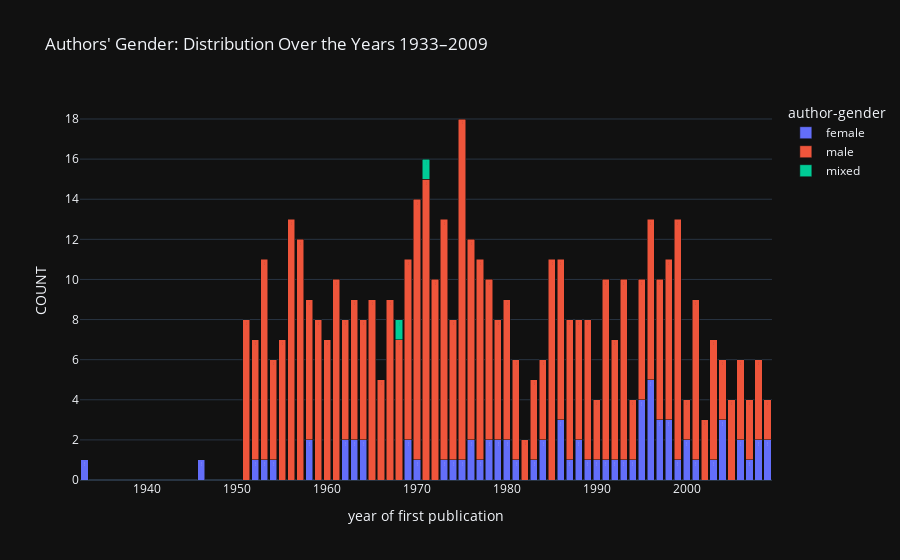

The cell this chart's notebook holds for it:
### Markdown cell above
### Visualisation of authors' gender distributions over the years

### Code cell
gender_dist_per_year =  roman_df.value_counts(["publ-first", "author-gender"]).to_frame().sort_values(by=['publ-first'], ascending=True).rename(columns={0: 'COUNT'})
gender_dist_per_year = gender_dist_per_year.reset_index()

fig = px.bar(
    gender_dist_per_year,
    x="publ-first",
    y="COUNT",
    labels={'publ-first':'year of first publication'},
    color="author-gender",
    text="author-gender",
    title="Authors' Gender: Distribution Over the Years 1933–2009")
fig.update_layout(barmode='stack')
fig.show()

### Figure 1 — Plotly figure (JSON) as saved in the notebook; plotly's stock layout.template omitted (floating-point values rounded to 4 significant figures)
{"data": [{"alignmentgroup": "True", "hovertemplate": "author-gender=%{text}<br>year of first publication=%{x}<br>COUNT=%{y}<extra></extra>", "legendgroup": "female", "marker": {"color": "#636efa", "pattern": {"shape": ""}}, "name": "female", "offsetgroup": "female", "orientation": "v", "showlegend": true, "text": ["female", "female", "female", "female", "female", "female", "female", "female", "female", "female", "female", "female", "female", "female", "female", "female", "female", "female", "female", "female", "female", "female", "female", "female", "female", "female", "female", "female", "female", "female", "female", "female", "female", "female", "female", "female", "female", "female", "female", "female", "female", "female", "female", "female"], "textposition": "auto", "x": [1933.0, 1946.0, 1952.0, 1953.0, 1954.0, 1958.0, 1962.0, 1963.0, 1964.0, 1969.0, 1970.0, 1973.0, 1974.0, 1975.0, 1976.0, 1977.0, 1978.0, 1979.0, 1980.0, 1981.0, 1983.0, 1984.0, 1986.0, 1987.0, 1988.0, 1989.0, 1990.0, 1991.0, 1992.0, 1993.0, 1994.0, 1995.0, 1996.0, 1997.0, 1998.0, 1999.0, 2000.0, 2001.0, 2003.0, 2004.0, 2006.0, 2007.0, 2008.0, 2009.0], "xaxis": "x", "y": [1, 1, 1, 1, 1, 2, 2, 2, 2, 2, 1, 1, 1, 1, 2, 1, 2, 2, 2, 1, 1, 2, 3, 1, 2, 1, 1, 1, 1, 1, 1, 4, 5, 3, 3, 1, 2, 1, 1, 3, 2, 1, 2, 2], "yaxis": "y", "type": "bar"}, {"alignmentgroup": "True", "hovertemplate": "author-gender=%{text}<br>year of first publication=%{x}<br>COUNT=%{y}<extra></extra>", "legendgroup": "male", "marker": {"color": "#EF553B", "pattern": {"shape": ""}}, "name": "male", "offsetgroup": "male", "orientation": "v", "showlegend": true, "text": ["male", "male", "male", "male", "male", "male", "male", "male", "male", "male", "male", "male", "male", "male", "male", "male", "male", "male", "male", "male", "male", "male", "male", "male", "male", "male", "male", "male", "male", "male", "male", "male", "male", "male", "male", "male", "male", "male", "male", "male", "male", "male", "male", "male", "male", "male", "male", "male", "male", "male", "male", "male", "male", "male", "male", "male", "male", "male", "male"], "textposition": "auto", "x": [1951.0, 1952.0, 1953.0, 1954.0, 1955.0, 1956.0, 1957.0, 1958.0, 1959.0, 1960.0, 1961.0, 1962.0, 1963.0, 1964.0, 1965.0, 1966.0, 1967.0, 1968.0, 1969.0, 1970.0, 1971.0, 1972.0, 1973.0, 1974.0, 1975.0, 1976.0, 1977.0, 1978.0, 1979.0, 1980.0, 1981.0, 1982.0, 1983.0, 1984.0, 1985.0, 1986.0, 1987.0, 1988.0, 1989.0, 1990.0, 1991.0, 1992.0, 1993.0, 1994.0, 1995.0, 1996.0, 1997.0, 1998.0, 1999.0, 2000.0, 2001.0, 2002.0, 2003.0, 2004.0, 2005.0, 2006.0, 2007.0, 2008.0, 2009.0], "xaxis": "x", "y": [8, 6, 10, 5, 7, 13, 12, 7, 8, 7, 10, 6, 7, 6, 9, 5, 9, 7, 9, 13, 15, 10, 12, 7, 17, 10, 10, 8, 6, 7, 5, 2, 4, 4, 11, 8, 7, 6, 7, 3, 9, 6, 9, 3, 6, 8, 7, 8, 12, 2, 8, 3, 6, 3, 4, 4, 3, 4, 2], "yaxis": "y", "type": "bar"}, {"alignmentgroup": "True", "hovertemplate": "author-gender=%{text}<br>year of first publication=%{x}<br>COUNT=%{y}<extra></extra>", "legendgroup": "mixed", "marker": {"color": "#00cc96", "pattern": {"shape": ""}}, "name": "mixed", "offsetgroup": "mixed", "orientation": "v", "showlegend": true, "text": ["mixed", "mixed"], "textposition": "auto", "x": [1968.0, 1971.0], "xaxis": "x", "y": [1, 1], "yaxis": "y", "type": "bar"}], "layout": {"xaxis": {"anchor": "y", "domain": [0.0, 1.0], "title": {"text": "year of first publication"}}, "yaxis": {"anchor": "x", "domain": [0.0, 1.0], "title": {"text": "COUNT"}}, "legend": {"title": {"text": "author-gender"}, "tracegroupgap": 0}, "title": {"text": "Authors' Gender: Distribution Over the Years 1933–2009"}, "barmode": "stack"}}
